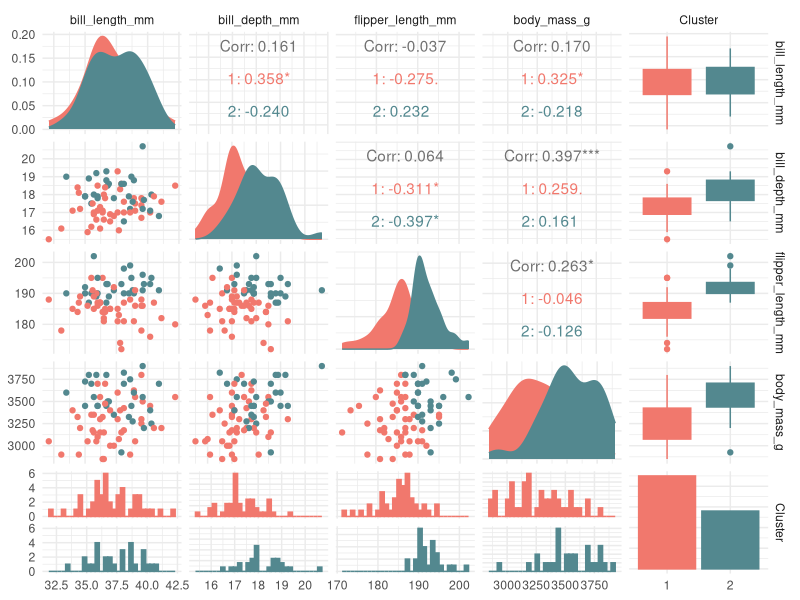

Recreate this plot in R.
## ---- chunk 1
library(palmerpenguins)
library(ggplot2)
library(GGally)
## ---- chunk 2
data("penguins")
data <- subset(penguins, species == "Adelie" & sex == "female")
data <- data[,3:6]

# Clustering function 
hcl2 <- function(x){
  x <- scale(x, center = T, scale = T)
  distance <- dist(x, method = "euclidean")
  cah <- hclust(distance, method = "ward.D2")
  return(as.factor(cutree(cah, k=2)))
}

data$Cluster <- hcl2(data)

ggpairs(data, aes(colour = Cluster, fill = Cluster)) + 
  scale_colour_manual(values = c("#F1786D","#53888f")) + 
  scale_fill_manual(values = c("#F1786D","#53888f")) + 
  theme_minimal()
